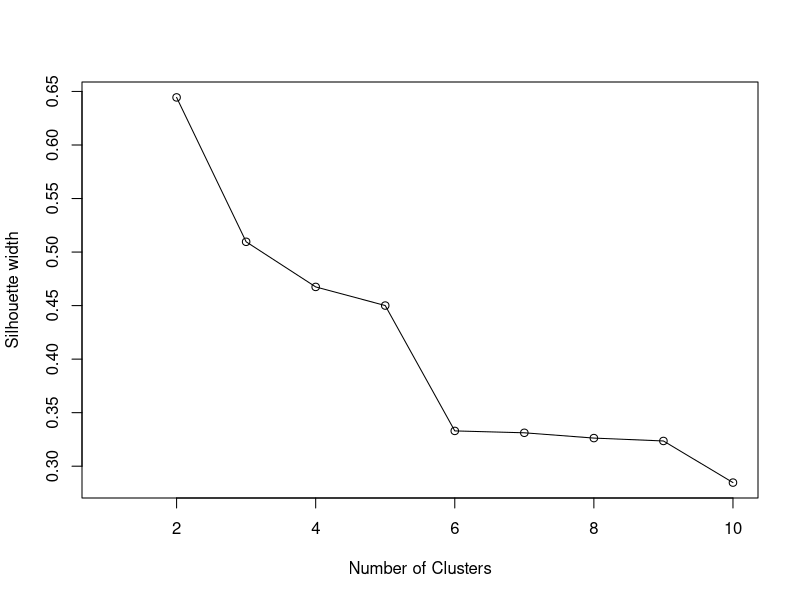
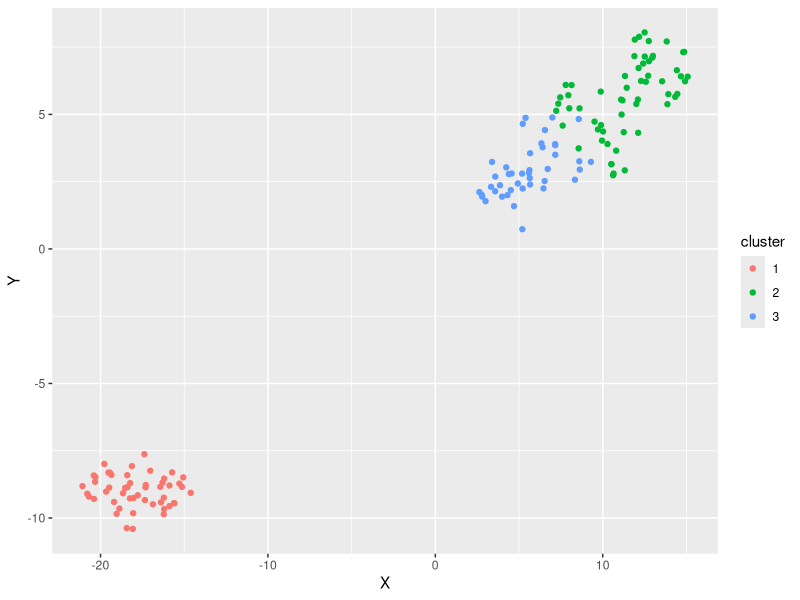

Reproduce these figures in R, in order.
library(cluster) 
library(Rtsne)  
library(ggplot2)
data(iris)
gower_dist = daisy(iris[,-5],metric="gower")
summary(gower_dist)
gower_mat = as.matrix(gower_dist)
sil_width = c(NA)
for(i in 2:10)
{
  pam_fit = pam(gower_dist, diss = TRUE, k=i)
  sil_width[i] = pam_fit$silinfo$avg.width
}
plot(1:10,sil_width,xlab="Number of Clusters",ylab="Silhouette width")
lines(1:10, sil_width)
pam_fit = pam(gower_dist, diss=TRUE, k=3)
iris$cluster = pam_fit$clustering
tsne_obj = Rtsne(gower_dist,is_distance = TRUE)
iris_plot = data.frame(tsne_obj$Y)
names(iris_plot) = c("X","Y")
iris_plot$cluster = as.factor(iris$cluster)
ggplot(aes(x=X, y=Y), data=iris_plot) + geom_point(aes(color=cluster))
